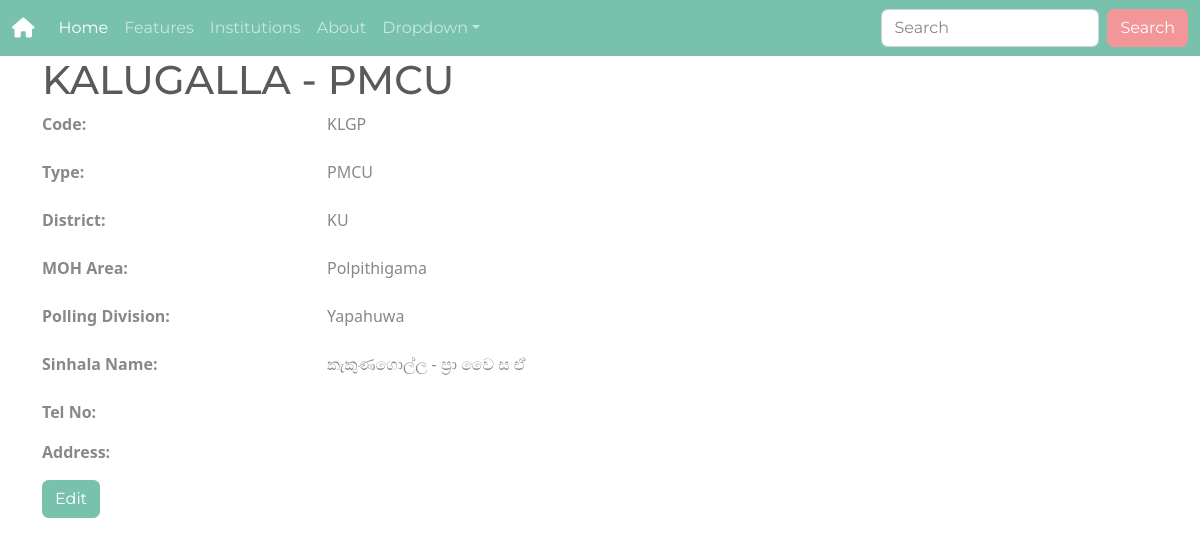
/insti-detail/3, run on an earlier commit of the app's database.
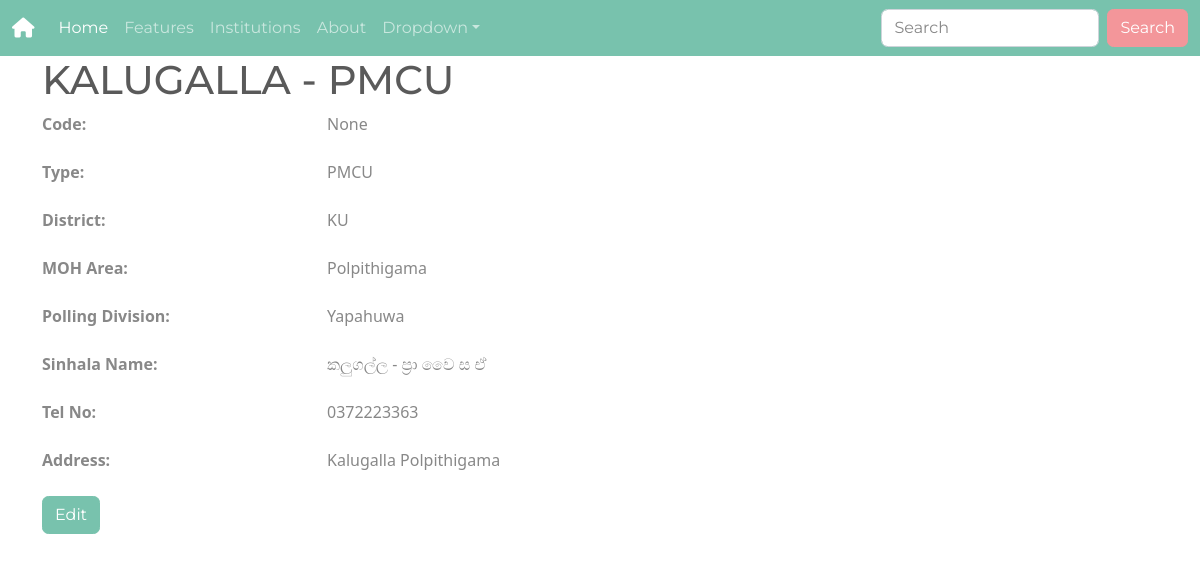
And on a later commit of the database.
### institutions/models.py (models this page shows, shortened)
class Institution(models.Model):
    TYPES = [
        ('BHA', 'BHA'),
        ('BHB', 'BHB'),
        ('DHA', 'DHA'),
        ('DHB', 'DHB'),
        ('DHC', 'DHC'),
        ('PMCU', 'PMCU'),
        ('UNIT', 'UNIT'),
        ('SDC', 'SDC'),
        ('ADC', 'ADC'),
        ('MOH', 'MOH'),
        ('PGH', 'PGH'),
        ('ELSE', 'ELSE'),
    ]
    DISTRICT = [
        ('PU', 'PU'),
        ('KU', 'KU'),
    ]
    code = models.CharField(blank=True, null=True, max_length=4)
    institution_name = models.CharField(max_length=30)
    type = models.CharField(max_length=4, choices=TYPES)
    district = models.CharField(max_length=2, choices=DISTRICT)
    moh_area = models.ForeignKey(MOHArea, on_delete=models.PROTECT)
    polling_divition = models.ForeignKey(
        PollingDivision, on_delete=models.PROTECT)
    sinhala_name = models.CharField(blank=True, null=True, max_length=30)
    tel_no = models.CharField(blank=True, null=True, max_length=10)
    address = models.TextField(blank=True, null=True)

class MOHArea(models.Model):
    DISTRICT = [
        ('PU', 'PU'),
        ('KU', 'KU'),
    ]
    name = models.CharField(max_length=30)
    district = models.CharField(max_length=2, choices=DISTRICT)
    def __str__(self):
        return str(self.name)

class PollingDivision(models.Model):
    DISTRICT = [
        ('PU', 'PU'),
        ('KU', 'KU'),
    ]
    name = models.CharField(max_length=30)
    district = models.CharField(max_length=2, choices=DISTRICT)
    def __str__(self):
        return str(self.name)

### institutions/views.py (the view)
# urls.py: path('insti-detail/<pk>', InstitutionDetail.as_view(), name='insti-detail'),
class InstitutionDetail(DetailView):
    model = Institution

### institutions/templates/institutions/institution_detail.html (shortened to what this page needs)
{% extends "base.html" %}
{% load static %}
{% block content %}
<div class="container">
    <h1>{{ object.institution_name }}</h1>
    <dl class="row">
        <dt class="col-sm-3">Code:</dt>
        <dd class="col-sm-9">{{ object.code }}</dd>
    </dl>
    <dl class="row">
        <dt class="col-sm-3">Type:</dt>
        <dd class="col-sm-9">{{ object.type }}</dd>
    </dl>
    <dl class="row">
        <dt class="col-sm-3">District:</dt>
        <dd class="col-sm-9">{{ object.district }}</dd>
    </dl>
    <dl class="row">
        <dt class="col-sm-3">MOH Area:</dt>
        <dd class="col-sm-9">{{ object.moh_area }}</dd>
    </dl>
    <dl class="row">
        <dt class="col-sm-3">Polling Division:</dt>
        <dd class="col-sm-9">{{ object.polling_divition }}</dd>
    </dl>
    <dl class="row">
        <dt class="col-sm-3">Sinhala Name:</dt>
        <dd class="col-sm-9">{{ object.sinhala_name }}</dd>
    </dl>
    <dl class="row">
        <dt class="col-sm-3">Tel No:</dt>
        <dd class="col-sm-9">{{ object.tel_no }}</dd>
    </dl>
    <dl class="row">
        <dt class="col-sm-3">Address:</dt>
        <dd class="col-sm-9">{{ object.address }}</dd>
    </dl>
    <a class="btn btn-primary" href={% url 'insti-update' object.pk %} role="button">Edit</a>
</div>
{% endblock content %}

What changed in the data, as far as the page shows it:
changed Institution "KALUGALLA - PMCU": code "KLGP" → "None"; sinhala_name "කැකුණගොල්ල - ප්‍රා වෛ ස ඒ" → "කලුගල්ල - ප්‍රා වෛ ස ඒ"; tel_no (not shown) → "0372223363"; address (not shown) → "Kalugalla Polpithigama"
